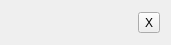
<?xml version="1.0" encoding="UTF-8"?>
<ui version="4.0">
 <class>ShaderFileTabHeader</class>
 <widget class="QWidget" name="ShaderFileTabHeader">
  <property name="geometry">
   <rect>
    <x>0</x>
    <y>0</y>
    <width>171</width>
    <height>45</height>
   </rect>
  </property>
  <layout class="QGridLayout" name="gridLayout">
   <item row="0" column="1">
    <widget class="QToolButton" name="close">
     <property name="text">
      <string>X</string>
     </property>
    </widget>
   </item>
   <item row="0" column="0">
    <widget class="QLabel" name="name">
     <property name="text">
      <string/>
     </property>
    </widget>
   </item>
  </layout>
 </widget>
 <resources/>
 <connections/>
</ui>
